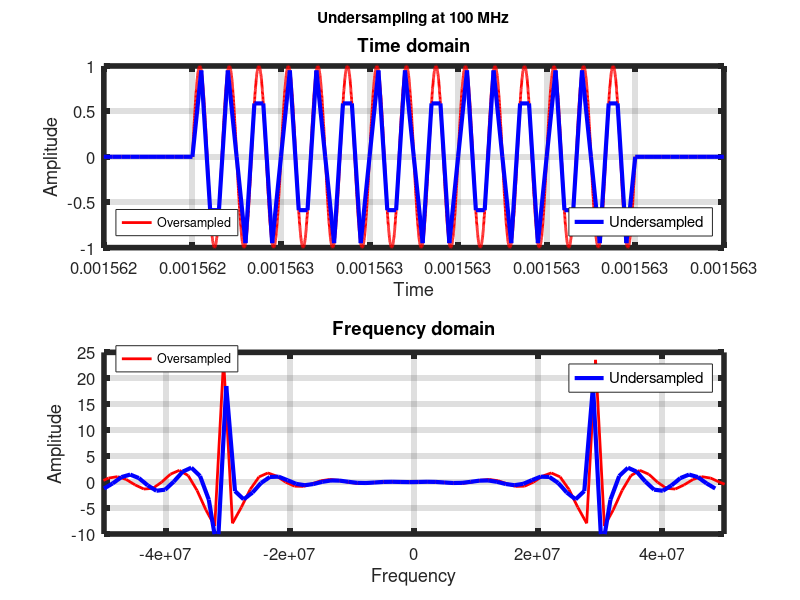

This figure's MATLAB source:
#!/usr/bin/octave

%% just octave
pkg load signal;
pkg load control;

%% constants
fs        = 10e9;               % sample frequency
fsu       = 100e6 / 1;              % undersample frequency
t1        = 1.562400e-3;
t2        = 1.563100e-3;
s_amp     = 1;                  % signal amplitude
s_pha     = 0.0 * ( pi / 180 ); % signal phase in radians
s_fre     = 30e6;               % signal frequency
p_fre     = 640;                % pulse frequency
p_dut     = 0.032;              % pulse duty: Ton = 0.5 us

%% dependent constants
T         = ( 1 / p_fre ) * 2; 
dT        = 1 / fs;
dTu       = 1 / fsu;
t         = ( t1 : dT : t2 );
tu        = ( t1 : dTu : t2 );
N         = size( t, 2 );
Nu        = size( tu, 2 );
df        = fs / N;
dfu       = fsu / Nu;
f         = -fs / 2 : df : fs / 2 - df;
fu        = -fsu / 2 : dfu : fsu / 2 - dfu;

%% pulse generation (oversampled)
pulse     = square( 2 * pi * p_fre * t, p_dut ) >= 0;

%% signal generation (oversampled)
signal    = s_amp * [ pulse .* sin( 2 * pi * s_fre * t + s_pha ) ];
signal_f  = fftshift( fft ( signal ) );

%% pulse generation (undersampled)
pulseu    = square( 2 * pi * p_fre * tu, p_dut ) >= 0;

%% signal generation (undersampled)
signalu   = s_amp * [ pulseu .* sin( 2 * pi * s_fre * tu + s_pha ) ];
signalu_f = fftshift( fft ( signalu ) );

%% plot
hfigure = figure('Color', 'w');
rows        = 2;
cols        = 1;

subplot( rows, cols, 1 );
plt_1 = plot( t, signal, "linewidth", 2, 'r' );
grid on;
hold
plt_2 = plot( tu, signalu, "linewidth", 3, 'b' );
grid on;
hlegend1 = legend( plt_1, "Oversampled", "Location", "SouthWest" );
new_handle = copyobj( hlegend1, hfigure );
legend( plt_2, "Undersampled", "Location", "SouthEast" );
set(gca, "linewidth", 4, "fontsize", 12)
xlabel( 'Time' );
ylabel( 'Amplitude' );
title( 'Time domain' );

subplot( rows, cols, 2 );
plt_3 = plot( f, signal_f, "linewidth", 2, 'r' );
grid on;
hold
plt_4 = plot( fu, signalu_f, "linewidth", 3, 'b' );
grid on;
hlegend1 = legend( plt_3, "Oversampled", "Location", "NorthWest" );
new_handle = copyobj( hlegend1, hfigure );
legend( plt_4, "Undersampled", "Location", "NorthEast" );
set(gca, "linewidth", 4, "fontsize", 12)
xlabel( 'Frequency' );
ylabel( 'Amplitude' );
axis( [ -50e6, 50e6, -10, 25 ] );
title( 'Frequency domain' );

s = axes( 'visible', 'off', 'title', sprintf( 'Undersampling at %d MHz\n', fsu / 1e6 ) );
